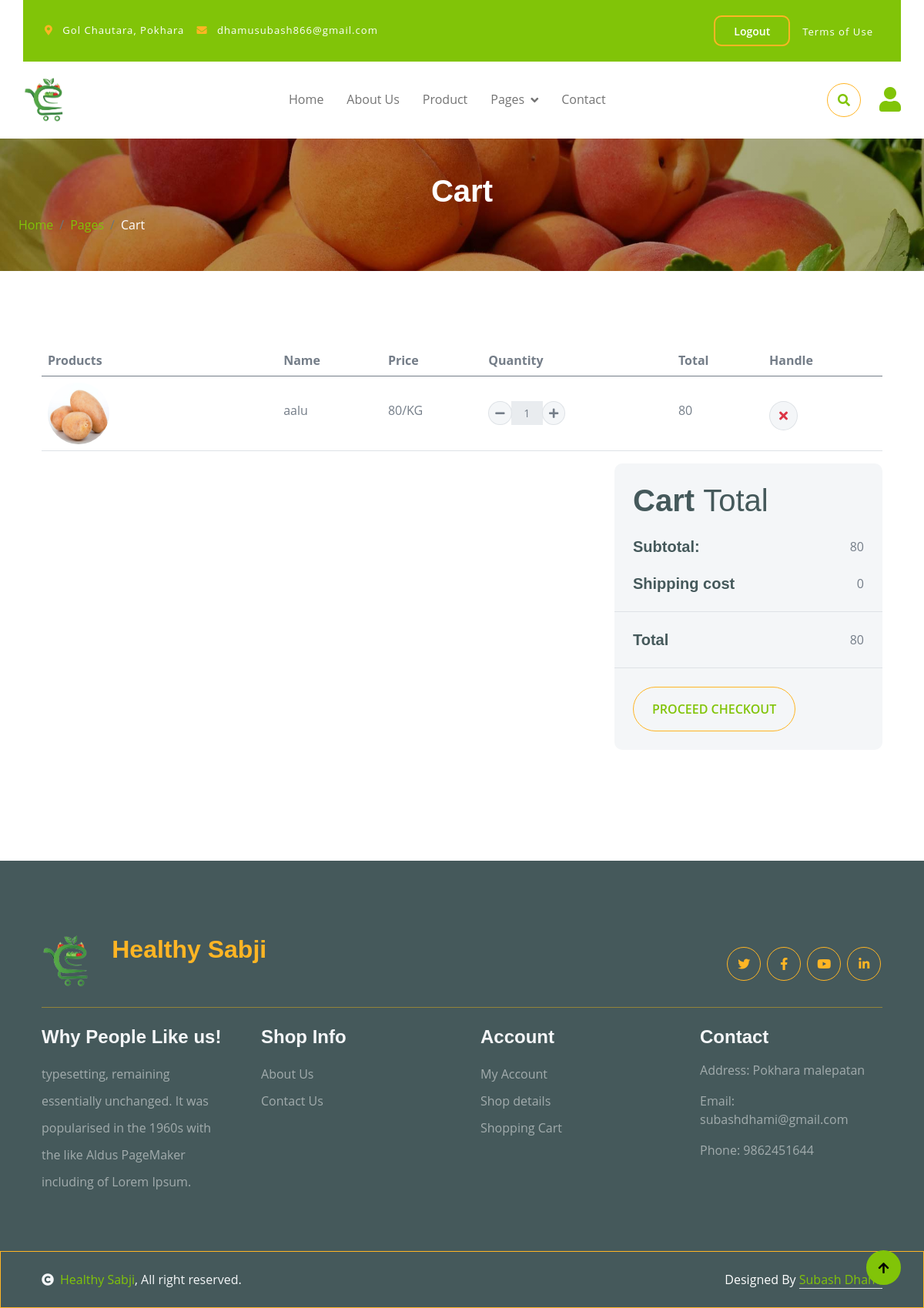
The app's page /cart/ (signed in) with its own data.
### cart/models.py (models this page shows, shortened)
class Cart(models.Model):
    user = models.ForeignKey('accounts.CustomUser', on_delete=models.CASCADE, related_name='cart_items')
    product = models.ForeignKey('sabji.Product', on_delete=models.CASCADE)
    quantity = models.PositiveIntegerField()
    active = models.BooleanField(default=True)
    def total_price(self):
        return self.product.price * self.quantity
    class Meta:
        unique_together = ('user', 'product')

### sabji/models.py (models this page shows, shortened)
class Product(models.Model):
    name = models.CharField(max_length=100)
    price = models.IntegerField(help_text='Price per kilo')
    pre_discount_price = models.IntegerField(blank=True, null=True)
    description = models.TextField()
    image = models.ImageField(upload_to='product_images/')
    quantity = models.IntegerField()
    farmer = models.ForeignKey(CustomUser, on_delete=models.CASCADE, related_name='products', limit_choices_to={'is_farmer': True})
    date_added = models.DateTimeField(auto_now_add=True)
    category = models.ForeignKey('Category', on_delete=models.SET_NULL, related_name='products',null=True)

### cart/views.py (the view)
# urls.py: path('cart/', views.cart, name="cart"),
@login_required
def cart(request):
    carts = Cart.objects.filter(user=request.user,active=True)
    total = 0
    for cart in carts:
        total += cart.product.price * cart.quantity
    context = {
        'total': total,
        'shipping': 00,
        'carts': carts
    }
    return render(request,'cart/cart.html',context)

### sabji/processors.py (called while the page is built)
def productprocessor(request):
    products = Product.objects.filter(quantity__gt=0)
    lowest_price = products.filter(quantity__gt=0).order_by('price').first()
    return {'products': products, 'lowest_price': lowest_price}

def categoryprocessor(request):
    categories = Category.objects.all()
    return {'categories': categories}

def discountprocessor(request):
    discounted_products = Product.objects.filter(pre_discount_price__gt=0)
    return {'discounted_products': discounted_products}

def cartprocessor(request):
    cart_count = 0
    if request.user.is_authenticated:
        cart_count = request.user.cart_items.filter(active=True).count()
    return {'cart_count': cart_count}

def bestsellerprocessor(request):
    bestseller_data = (
        OrderItem.objects.values('product__id', 'product__name')
        .annotate(total_quantity=Sum('quantity'))
        .order_by('-total_quantity')
    )
    bestseller_ids = [item['product__id'] for item in bestseller_data[:3]]
    bestseller = Product.objects.filter(id__in=bestseller_ids)
    return {'bestsellers': bestseller}

### templates/cart/cart.html
{% extends "base.html" %}
{% block content %}
        <div class="container-fluid page-header py-5">
            <h1 class="text-center text-white display-6">Cart</h1>
            <ol class="breadcrumb justify-content-start mb-0">
                <li class="breadcrumb-item"><a href="#">Home</a></li>
                <li class="breadcrumb-item"><a href="#">Pages</a></li>
                <li class="breadcrumb-item active text-white">Cart</li>
            </ol>
        </div>
        <div class="container-fluid py-5">
            <div class="container py-5" id="container">
                <div class="table-responsive">
                    <table class="table" >
                        <thead>
                          <tr>
                            <th scope="col">Products</th>
                            <th scope="col">Name</th>
                            <th scope="col">Price</th>
                            <th scope="col">Quantity</th>
                            <th scope="col">Total</th>
                            <th scope="col">Handle</th>
                          </tr>
                        </thead>
                        <tbody>
                            {% for cart in carts %}
                            <tr>
                                <th scope="row">
                                    <div class="d-flex align-items-center">
                                        <img src="{{cart.product.image.url}}" class="img-fluid me-5 rounded-circle" style="width: 80px; height: 80px;" alt="">
                                    </div>
                                </th>
                                <td>
                                    <p class="mb-0 mt-4">{{cart.product.name}}</p>
                                </td>
                                <td>
                                    <p class="mb-0 mt-4">{{cart.product.price}}/KG</p>
                                </td>
                                <td>
                                    <div class="input-group quantity mt-4" style="width: 100px;">
                                        <div class="input-group-btn">
                                            <button class="btn btn-sm btn-minus rounded-circle bg-light border"
                                            hx-get="{% url 'decrease_cart' cart.product.id %}"
                                            hx-target="#container"
                                            hx-swap="outerHTML">
                                            <i class="fa fa-minus"></i>
                                            </button>
                                        </div>
                                        <input type="text" class="form-control form-control-sm text-center border-0" value="{{cart.quantity}}" readonly>
                                        <div class="input-group-btn">
                                            <button class="btn btn-sm btn-plus rounded-circle bg-light border"
                                            hx-get="{% url 'increase_cart' cart.product.id %}"
                                            hx-target="#container"
                                            hx-swap="outerHTML">
                                                <i class="fa fa-plus"></i>
                                            </button>
                                        </div>
                                    </div>
                                </td>
                                <td>
                                    <p class="mb-0 mt-4">{{cart.total_price}}</p>
                                </td>
                                <td>
                                    <button
                                    hx-get="{% url 'remove_from_cart' cart.product.id cart.quantity %}"
                                            hx-target="#container"
                                            hx-swap="outerHTML" class="btn btn-md rounded-circle bg-light border mt-4" >
                                        <i class="fa fa-times text-danger"></i>
                                    </button>
                                </td>
                            </tr>
                            {% empty %}
                            <tr>
                                <td colspan="6" class="text-center">No items in the cart</td>
                            </tr>
                            {% endfor %}
                        </tbody>
                    </table>
                </div>
                <div class="row g-4 justify-content-end">
                    <div class="col-8"></div>
                    <div class="col-sm-8 col-md-7 col-lg-6 col-xl-4">
                        <div class="bg-light rounded">
                            <div class="p-4">
                                <h1 class="display-6 mb-4">Cart <span class="fw-normal">Total</span></h1>
                                <div class="d-flex justify-content-between mb-4">
                                    <h5 class="mb-0 me-4">Subtotal:</h5>
                                    <p class="mb-0">{{total}}</p>
                                </div>
                                <div class="d-flex justify-content-between">
                                    <h5 class="mb-0 me-4">Shipping cost</h5>
                                    <div class="">
                                        <p class="mb-0">{{shipping}}</p>
                                    </div>
                                </div>
                            </div>
                            <div class="py-4 mb-4 border-top border-bottom d-flex justify-content-between">
                                <h5 class="mb-0 ps-4 me-4">Total</h5>
                                <p class="mb-0 pe-4">{{total}}</p>
                            </div>
                            <a href="{% url 'checkout' %}"><button class="btn border-secondary rounded-pill px-4 py-3 text-primary text-uppercase mb-4 ms-4" type="button">Proceed Checkout</button></a>
                        </div>
                    </div>
                </div>
            </div>
        </div>
        {% endblock %}

### static/css/style.css (style rules this page uses)
.btn { font-weight: 600; transition: .5s; }
.btn.border-secondary { transition: 0.5s; }
.page-header { position: relative; background: linear-gradient(rgba(0, 0, 0, 0.3), rgba(0, 0, 0, 0.3)), url(../img/cart-page-header-img.jpg); background-position: center center; background-repeat: no-repeat; background-size: cover; }
@media (min-width: 992px) { .hero-header, .page-header { margin-top: 152px !important; } }

### records on screen
Cart: product.image (picture), product.name "aalu", product.price "80", quantity "1", total_price "80"

### other values on screen
{{ total }} "80"
{{ shipping }} "0"
